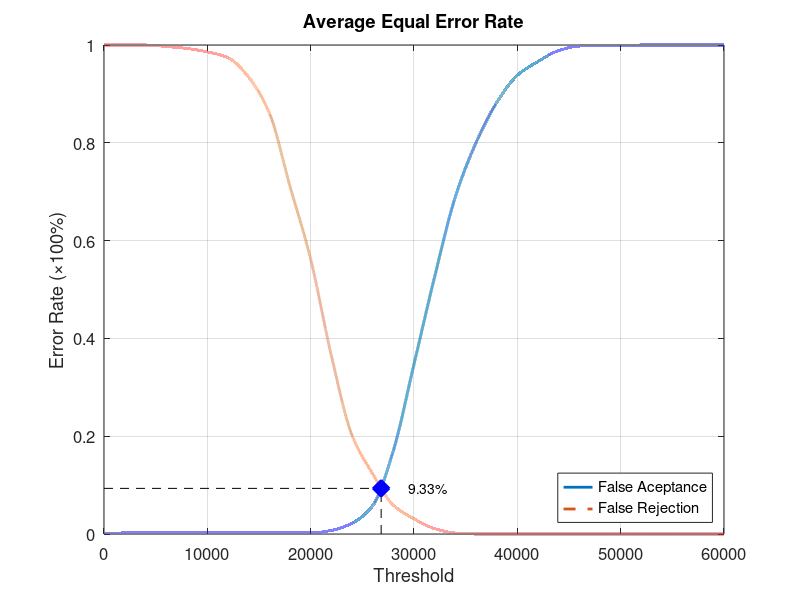
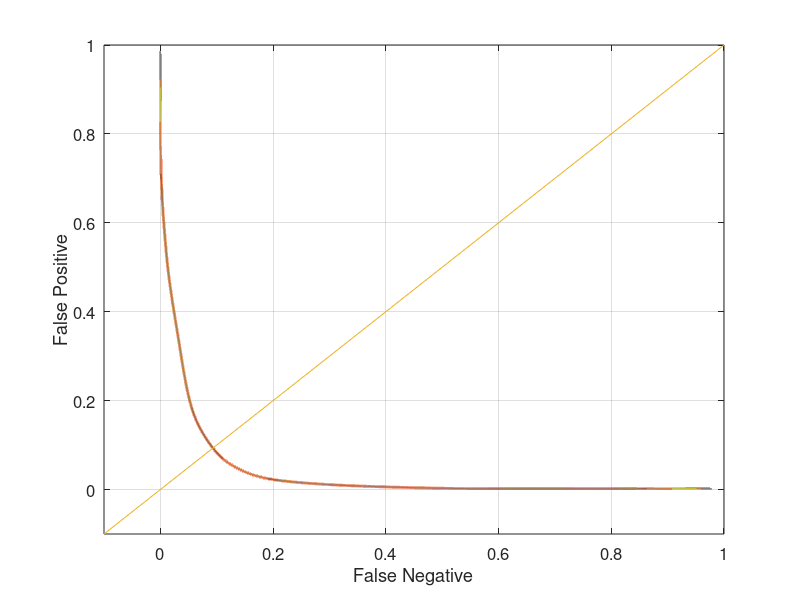

MATLAB code for these plots, in order:
function yEER = Database3Average
close all;
clear;
clc;
x = 0:2000:60000;
xq = 0:0.5:60000;

y0 = [0 0.00210526 0.00210526 0.00210526 0.00210526 0.00210526 0.00210526 0.00210526 0.00210526 0.00210526 0.00210526 0.00736842 0.0221053 0.0578947 0.170526 0.347368 0.526316 0.689474 0.8 0.882105 0.937895 0.966316 0.988421 0.997895 0.998947 0.998947 1 1 1 1 1];
yy0 = interp1(x, y0, xq, 'pchip');
y1 = [1 1 1 0.997 0.993 0.986 0.974 0.934 0.861 0.711 0.562 0.365 0.202 0.123 0.059 0.031 0.011 0.002 0 0 0 0 0 0 0 0 0 0 0 0 0];
yy1 = interp1(x, y1, xq, 'pchip');

% Calculating EER: 
y2 = abs(y0 - y1);
find(y2 == min(y2))
yy2 = abs(yy0 - yy1);
xEER = find(yy2 == min(yy2));
xEERIndex = xq(xEER) % X-axis EER
yEER = yy0(xEER) % Y-axis EER

main = figure
plot(xq, yy0,'-','LineWidth', 2);	hold on
plot(xq, yy1,'--','LineWidth', 2);	hold on
plot([xEERIndex xEERIndex], [0 yEER], 'k--');	hold on
plot([0 xEERIndex], [yEER yEER], 'k--');	hold on
plot(xEERIndex, yEER, 'bx', 'LineWidth', 10);	hold on
text(xEERIndex + 10 * xEERIndex / 100, yEER, [num2str(round((10000 * yEER)) / 100) '%'])
legend('False Aceptance', 'False Rejection', 'Location', 'SouthEast')
xlabel('Threshold')
ylabel('Error Rate (\times100%)')
title('Average Equal Error Rate')
set(gca, 'FontSize', 12)
axis([0 60000 0 1])
grid on

print(main, 'Database3AverageMain', '-dpng');
FNRxFPR = figure('Color', [1 1 1]);
plot(yy1, yy0, '-', yy1, yy0, 'LineWidth', 2);
hold on
y = -0.1:0.1:1
plot(y, y); 
set(gca, 'FontSize', 12)
xlabel('False Negative')
ylabel('False Positive')
axis([-0.1 1 -0.1 1])
set(gca, 'FontSize', 12)
grid on

print(FNRxFPR, 'Database3AverageFNRxFPR','-dpng');
end
